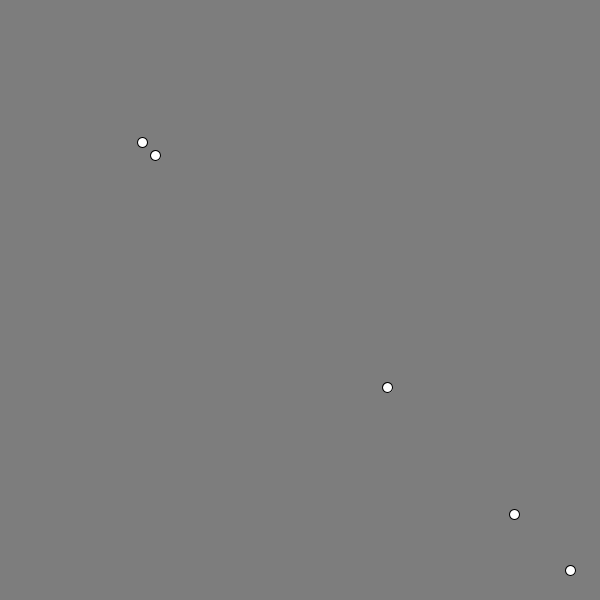
Frame 1 (no input)
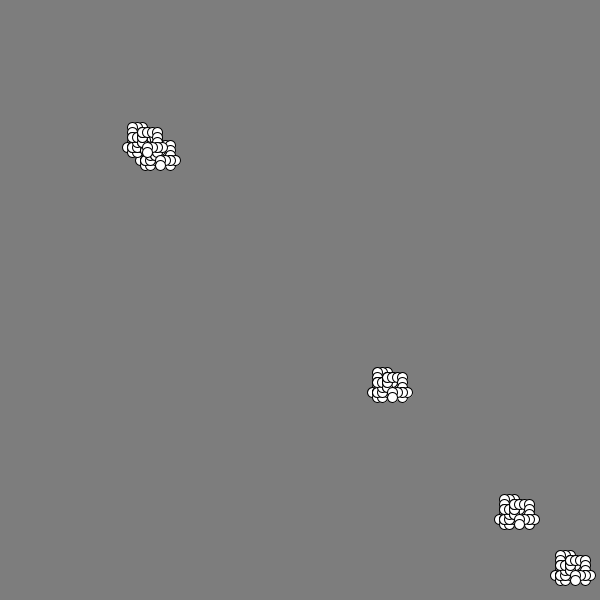
Frame 60 (the mouse pressed at the canvas centre just before this capture)
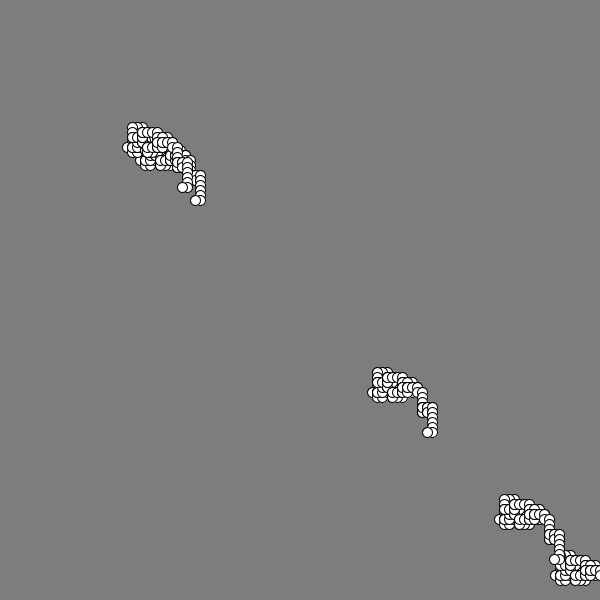
Frame 120 (the mouse held since frame 60 and released just before this capture)

The Processing sketch that drew these frames (run headless with seeded random() and noise(); from frame 60 on, the mouse is pressed at the canvas centre):

// Processing sketch: sketch_9
// ── sketch_9.pde
/*
this sketch draws an ellipse that has a 25% chance of 
 moving up, left, down or right.
 
 use arrays to create a group of these 'random walkers'
 instead of only displaying one. replace the position 
 variables with arrays and loop to give them values, 
 increment their positions, and draw their corresponding 
 ellipses.
 */

float []walkers = new float[5];
float xPos;
float yPos;

void setup() {
  size(600, 600);
  xPos = width/2;
  yPos = height/2;
  frameRate(15);
  background(125);
  for (int i =0; i<walkers.length; i++) {
    walkers[i] = random(-300,300);
  }
}

void draw() {

  for (int i =0; i< walkers.length; i++) {
    ellipse(walkers[i]+xPos, walkers[i]+yPos, 10, 10);
  }

  float r = random(4);

  if (int(r) == 0) {
    xPos += 5;
  } else if (int(r) == 1) {
    xPos -= 5;
  } else if (int(r) == 2) {
    yPos += 5;
  } else if (int(r) == 3) {
    yPos -= 5;
  }
} 
